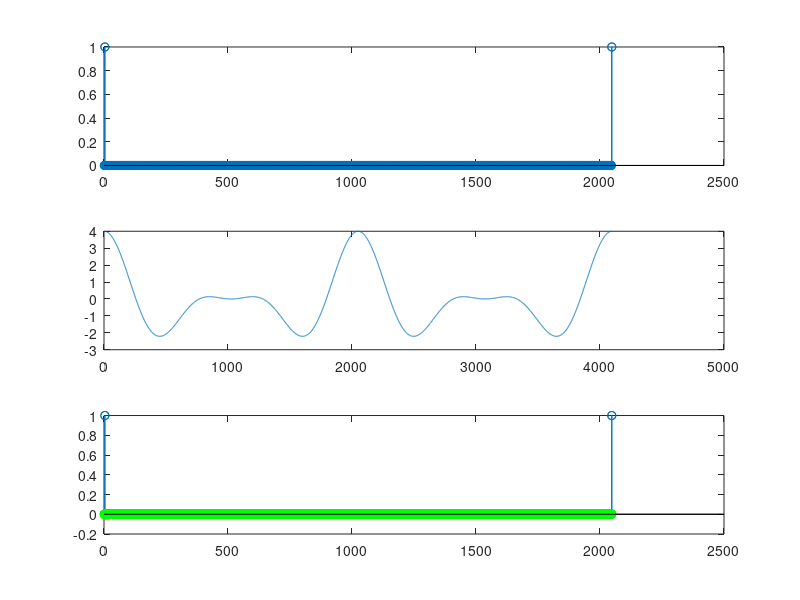

Recreate this plot in MATLAB.

testVal = [0,0,1,1,zeros(1,2040),0,0,1,1];
fftTest = fft(testVal); 
fftTest = [fftTest, fftTest];
ifftTest = ifft(fftTest(2:2049));


figure();
subplot(3,1,1); 
stem(testVal); 
subplot(3,1,2); 
plot(real(fftTest)); 
subplot(3,1,3); 
stem(real(ifftTest)); hold on; stem(imag(ifftTest),'g');